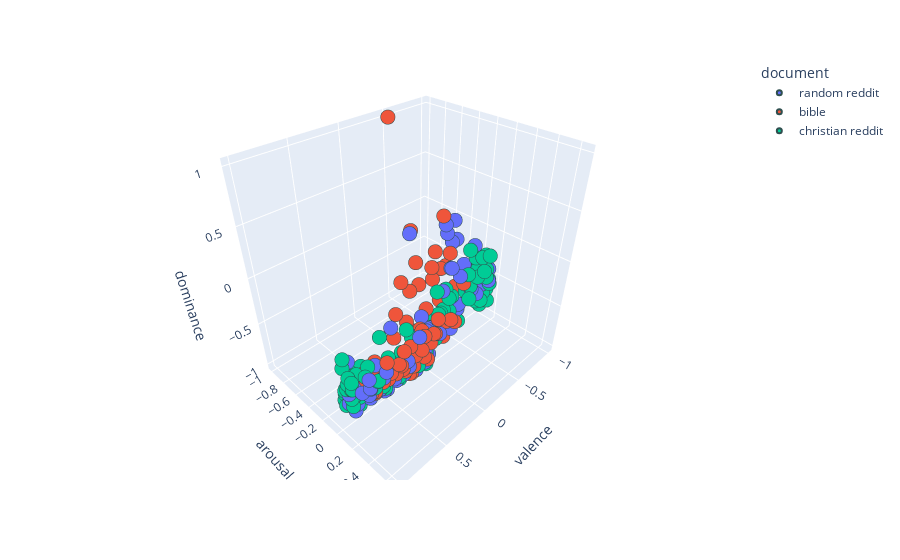

The cell this chart's notebook holds for it:
### Markdown cell above
### 3 D Visualisation of the data

### Code cell
#Text relating to woman
import plotly.express as px


fig = px.scatter_3d(VAD_all_women, x="valence", y="arousal", z='dominance', color="document")
fig.update_traces(marker=dict(size=5,
                              line=dict(width=2,
                                        color='DarkSlateGrey')),
                  selector=dict(mode='markers'))
fig.show()
